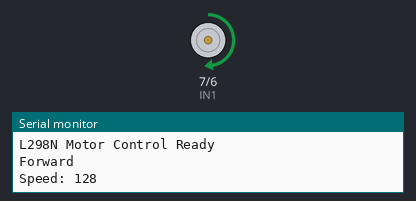
A sketch run on a simulated Arduino Uno, built with avr-gcc and run on an emulated ATmega328P. Parts: motor-driver pin pairs drawn as motors (green arrow = first pin HIGH = forward, orange = second pin HIGH = backward, longer = more drive, scaled by the enable pin), the last lines printed to the serial monitor.

Above: at 1.0 s.
At 3.0 s:
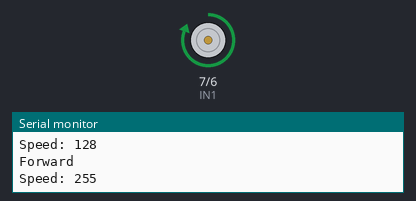
At 4.5 s:
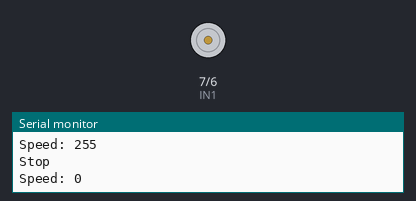
Timing chart, 0 to 5.9 s (numbered marks = the images above):
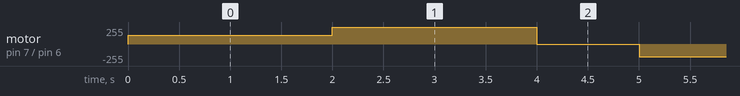

The sketch:

Speed_directionn.ino
```cpp
// L298N H-Bridge Motor Control

// Pin Definitions for L298N
#define ENA 9    // Enable A (PWM for speed)
#define IN1 7    // Input 1
#define IN2 6    // Input 2

void setup() {
  pinMode(ENA, OUTPUT);
  pinMode(IN1, OUTPUT);
  pinMode(IN2, OUTPUT);

  Serial.begin(9600);
  Serial.println("L298N Motor Control Ready");
}

void loop() {
  // Example sequence

  // Forward at 50% speed
  motorControl(1, 128);
  delay(2000);

  // Forward at 100% speed
  motorControl(1, 255);
  delay(2000);

  // Brake
  motorControl(0, 0);
  delay(1000);

  // Reverse at 75% speed
  motorControl(-1, 192);
  delay(2000);

  // Stop
  motorControl(0, 0);
  delay(2000);
}

void motorControl(int direction, int speed) {
  // direction: 1 = forward, -1 = reverse, 0 = stop/brake
  // speed: 0-255

  analogWrite(ENA, speed);

  if (direction == 1) {
    // Forward
    digitalWrite(IN1, HIGH);
    digitalWrite(IN2, LOW);
    Serial.println("Forward");
  }
  else if (direction == -1) {
    // Reverse
    digitalWrite(IN1, LOW);
    digitalWrite(IN2, HIGH);
    Serial.println("Reverse");
  }
  else {
    // Stop/Brake
    digitalWrite(IN1, LOW);
    digitalWrite(IN2, LOW);
    Serial.println("Stop");
  }

  Serial.print("Speed: ");
  Serial.println(speed);
}
```

Measured:
- by itself, motor on pin 7 (IN1) / pin 6 (IN2): stopped → forward 128/255 at 0.00 s, → forward 255/255 2.0 s later, → stopped 2.0 s later, → backward 192/255 1.0 s later, … (72 changes in this stretch)
